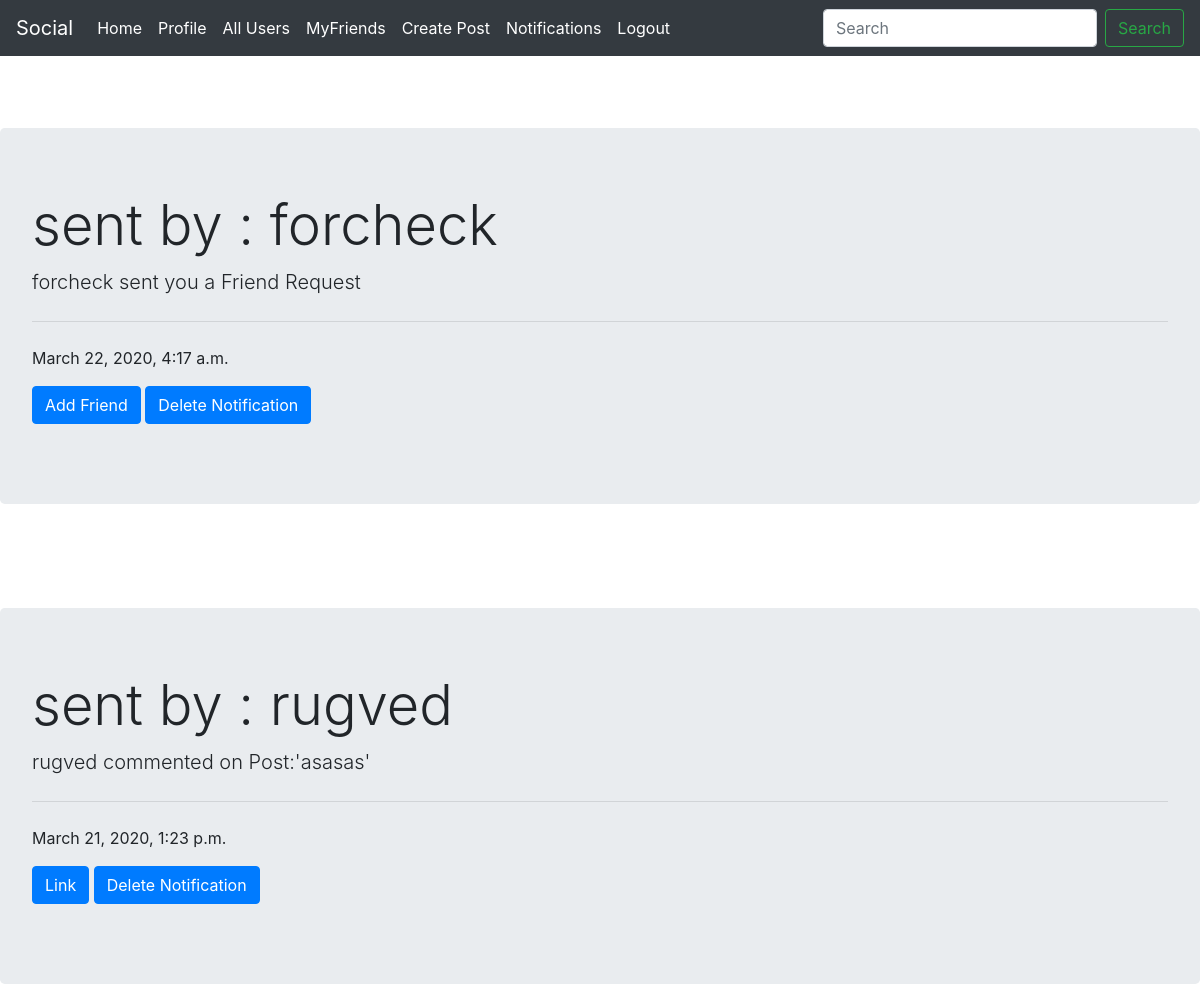
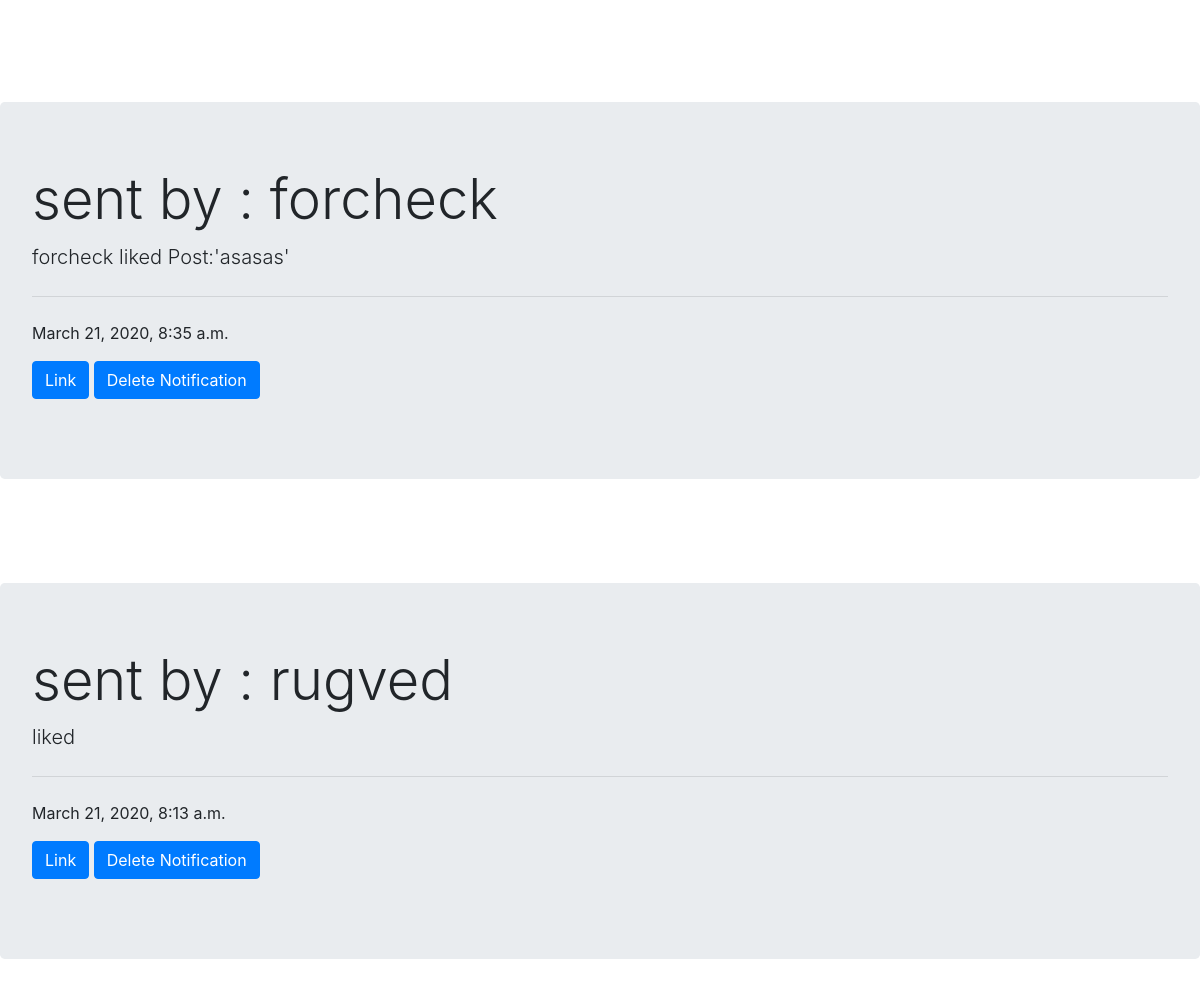
The page /main/notifications/ (signed in) on the database as committed earlier (2 pictures, top to bottom).
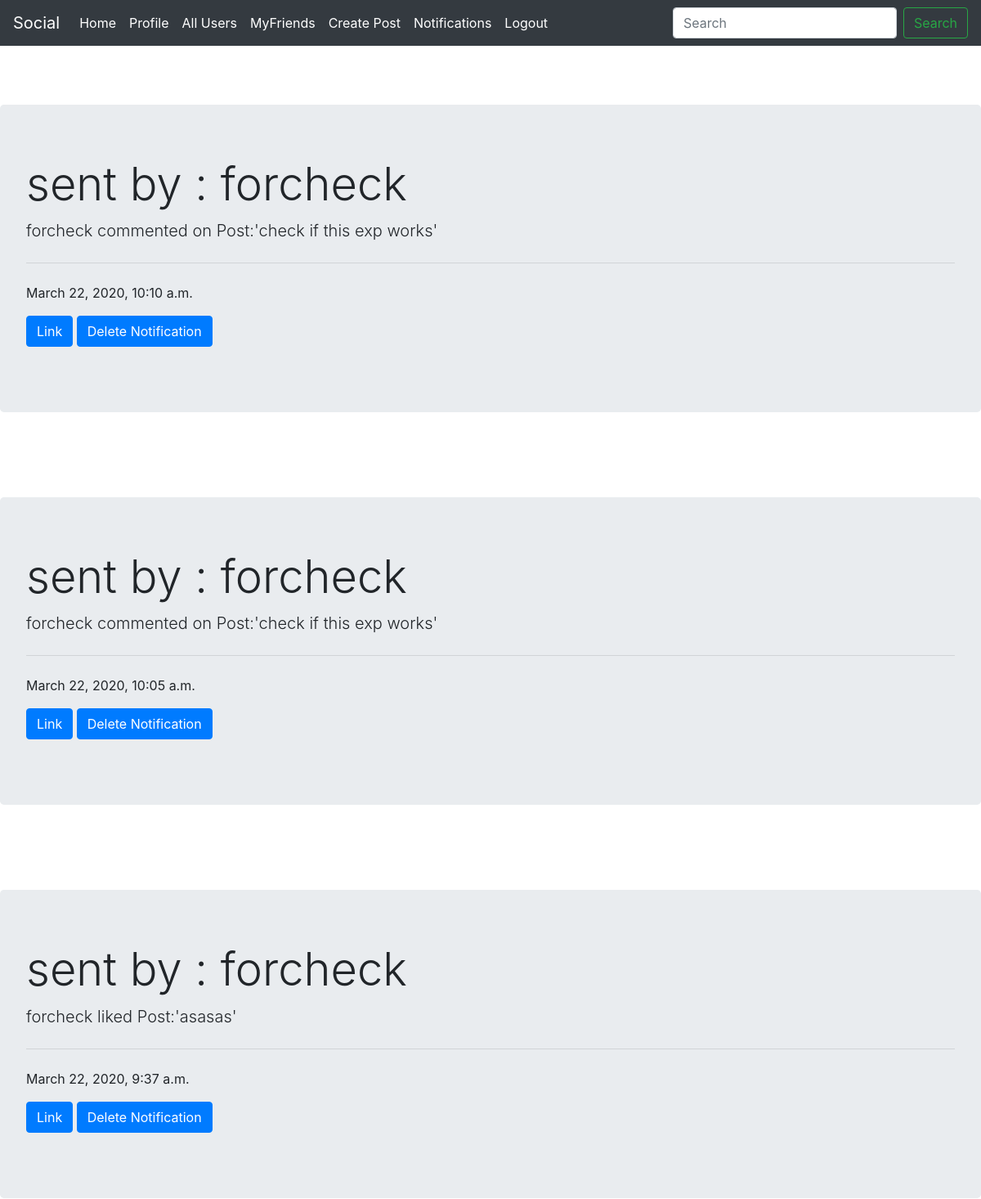
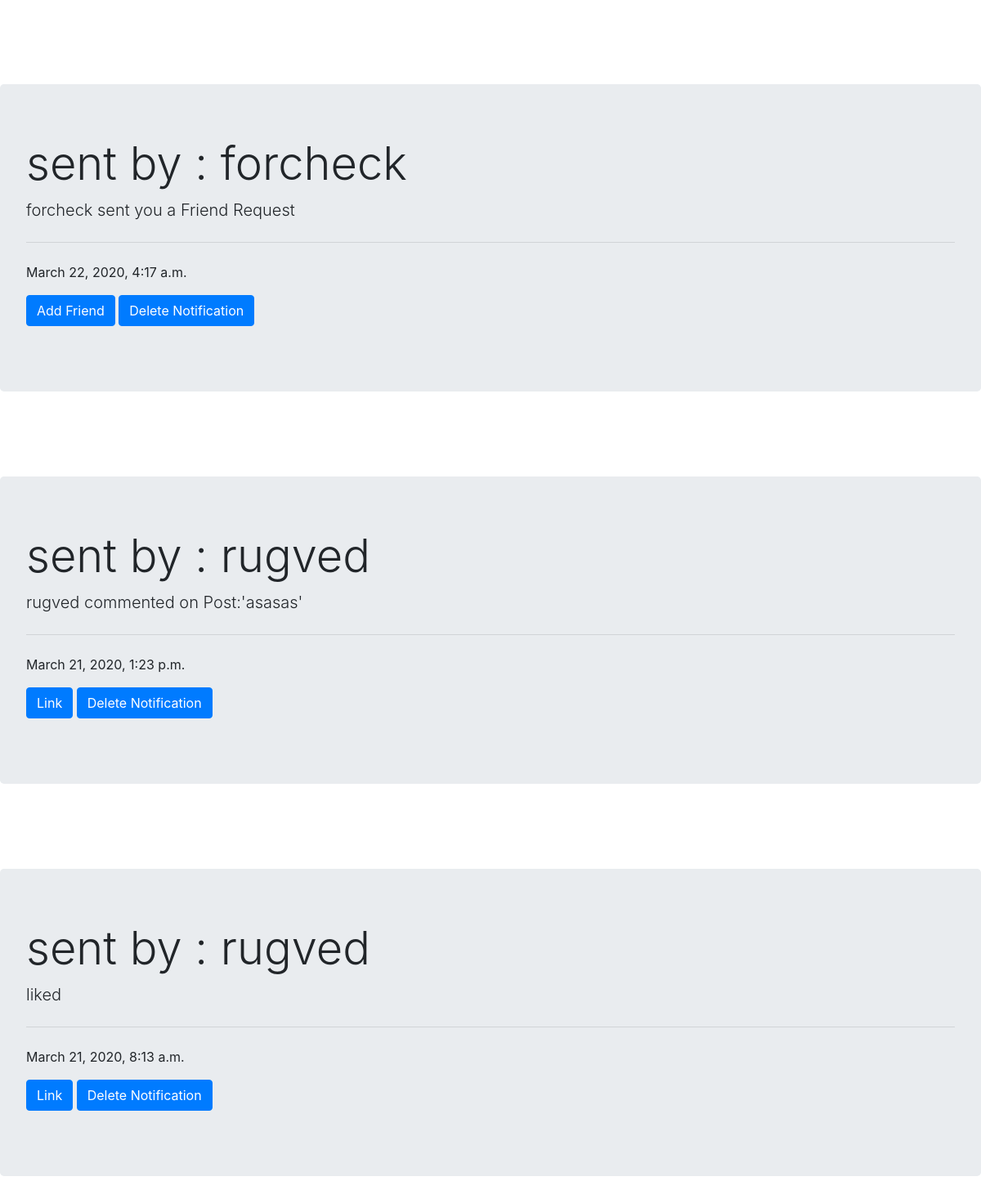
The same page on the database as committed later (2 pictures, top to bottom).
### main/models.py (models this page shows)
class Notification(models.Model):
    notif_type=models.IntegerField(default=0)
    fk_sender_id=models.ForeignKey(User,on_delete=models.CASCADE,related_name="fk_sender_id")
    fk_receiver_id=models.ForeignKey(User,on_delete=models.CASCADE,related_name="fk_receiver_id")
    fk_post_id=models.ForeignKey(Post,on_delete=models.CASCADE,null=True, blank=True)
    content=models.CharField(max_length=100)
    date_time=models.DateTimeField(auto_now_add=True)

### main/views.py (the view)
# urls.py: path('notifications/',views.notifications,name='name_notifications'),
@login_required
def notifications(request):
    notifs=Notification.objects.filter(fk_receiver_id=request.user).order_by("-date_time")
    return render(request,'main/notifications.html',{'notifs':notifs})

### main/templates/main/notifications.html (shortened to what this page needs)
{% extends 'main/base.html' %}
{% load static %}
    {% block content %}
    {% for notif in notifs %}
    <br><br><br>
            {% if notif.notif_type == 2 %}
            <div class="jumbotron">
                <h1 class="display-4">sent by :  {{notif.fk_sender_id}}</h1>
                <p class="lead">{{notif.content}}</p>
                <hr class="my-4">
                <p>{{ notif.date_time }}</p>
                <p>
                    <a class="btn btn-primary" href="{% url 'name_add_friend' pk=notif.fk_sender_id.pk %}">Add Friend</a>
                    <a  class="btn btn-primary" href="{% url 'name_delete_notification' pk=notif.pk %}">Delete Notification</a>
                </p>
            </div>
            {% elif notif.notif_type == 0 %}
            <div class="jumbotron">
                <h1 class="display-4">sent by :  {{notif.fk_sender_id}}</h1>
                <p class="lead">{{notif.content}}</p>
                <hr class="my-4">
                <p>{{ notif.date_time }}</p>
                <p>
                    <a class="btn btn-primary" href="{% url 'name_display_single_post' pk=notif.fk_post_id.id %}">Link</a>
                    <a class="btn btn-primary" href="{% url 'name_delete_notification' pk=notif.pk %}">Delete Notification</a>
                </p>
            </div>
            {% elif notif.notif_type == 3 %}
            <div class="jumbotron">
                <h1 class="display-4">sent by :  {{notif.fk_sender_id}}</h1>
                <p class="lead">{{notif.content}}</p>
                <hr class="my-4">
                <p>{{ notif.date_time }}</p>
                <p>
                    <a class="btn btn-primary" href="{% url 'name_display_single_post' pk=notif.fk_post_id.id %}">Link</a>
                    <a class="btn btn-primary" href="{% url 'name_delete_notification' pk=notif.pk %}">Delete Notification</a>
                </p>
            </div>
            {% endif %}
    {% endfor %}
    {% endblock %}

### main/templates/main/base.html (shortened to what this page needs)
<!DOCTYPE html>
<html lang="en">
<head>
    <link rel="stylesheet" href="https://maxcdn.bootstrapcdn.com/bootstrap/4.4.1/css/bootstrap.min.css">
</head>
<body>
    <nav class="navbar navbar-expand-lg navbar-dark bg-dark">
        <a class="navbar-brand" href="#">Social</a>
        <div class="collapse navbar-collapse" id="navbarSupportedContent">
          <ul class="navbar-nav mr-auto">
            <li class="nav-item active">
                <a class="nav-link" href="{% url 'name_home' %}">Home <span class="sr-only">(current)</span></a>
            </li>
            {% if user.is_authenticated %}
            <li class="nav-item active">
              <a class="nav-link" href="{% url 'name_get_profile' pk=user.pk %}">Profile <span class="sr-only">(current)</span></a>
            </li>
            <li class="nav-item active">
              <a class="nav-link" href="{% url 'name_view_all_users' %}">All Users<span class="sr-only">(current)</span></a>
            </li>
            <li class="nav-item active">
              <a class="nav-link" href="{% url 'name_view_my_friends' %}">MyFriends<span class="sr-only">(current)</span></a>
            </li>
            <li class="nav-item active">
              <a class="nav-link" href="{% url 'name_put_post' posttype=1 %}">Create Post<span class="sr-only">(current)</span></a>
            </li>
            <li class="nav-item active">
              <a class="nav-link" href="{% url 'name_notifications' %}">Notifications<span class="sr-only">(current)</span></a>
            </li>
            <li class="nav-item active">
              <a class="nav-link" href="{% url 'name_logout' %}">Logout <span class="sr-only">(current)</span></a>
          </li>
            {% endif %}
          </ul>
          <form class="form-inline my-2 my-lg-0">
            <input id="search" class="form-control mr-sm-2" type="search" placeholder="Search" aria-label="Search">
            <button class="btn btn-outline-success my-2 my-sm-0" type="submit">Search</button>
          </form>
        </div>
      </nav>
    {% block content %}
    {% endblock %}
</body>
</html>

Rows that differ between the two databases and show on the page:
removed Notification: fk_sender_id "forcheck", content "forcheck liked Post:'asasas'", date_time "March 21, 2020, 8:35 a.m."
added Notification: fk_sender_id "forcheck", content "forcheck commented on Post:'check if this exp works'", date_time "March 22, 2020, 10:10 a.m."
added Notification: fk_sender_id "forcheck", content "forcheck commented on Post:'check if this exp works'", date_time "March 22, 2020, 10:05 a.m."
added Notification: fk_sender_id "forcheck", content "forcheck liked Post:'asasas'", date_time "March 22, 2020, 9:37 a.m."
